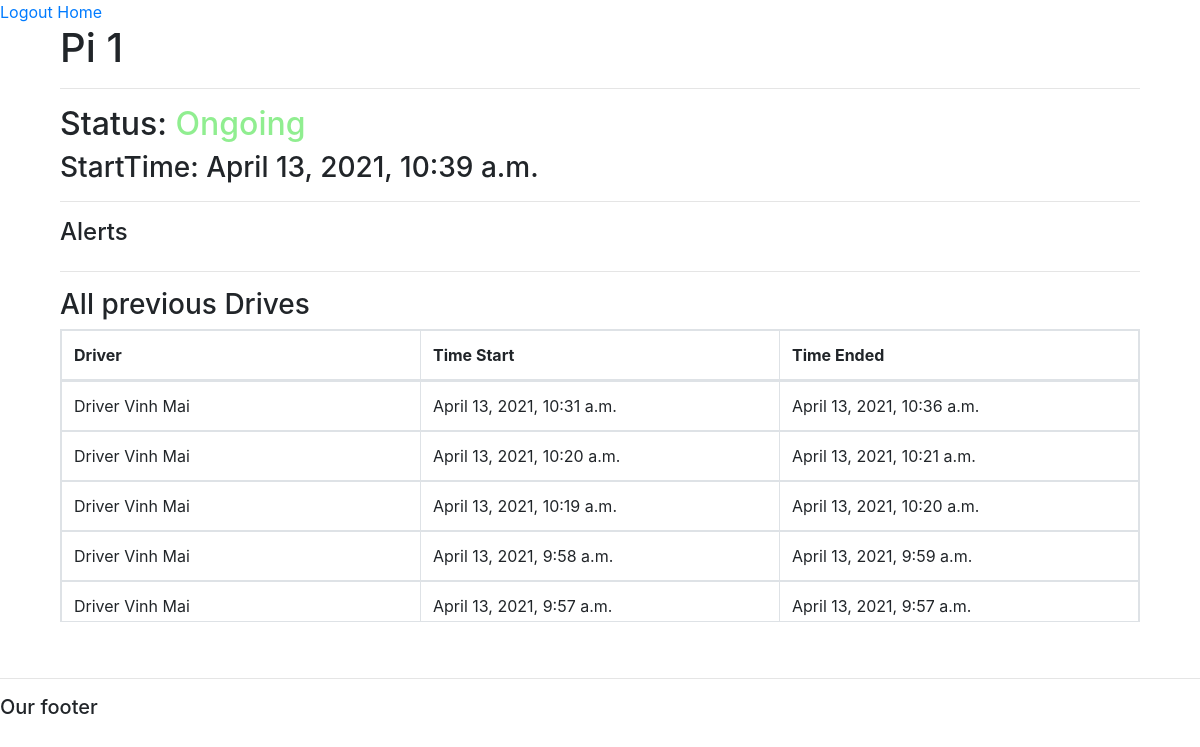
The app's page /drives/drives_of_pi/1/, older data.
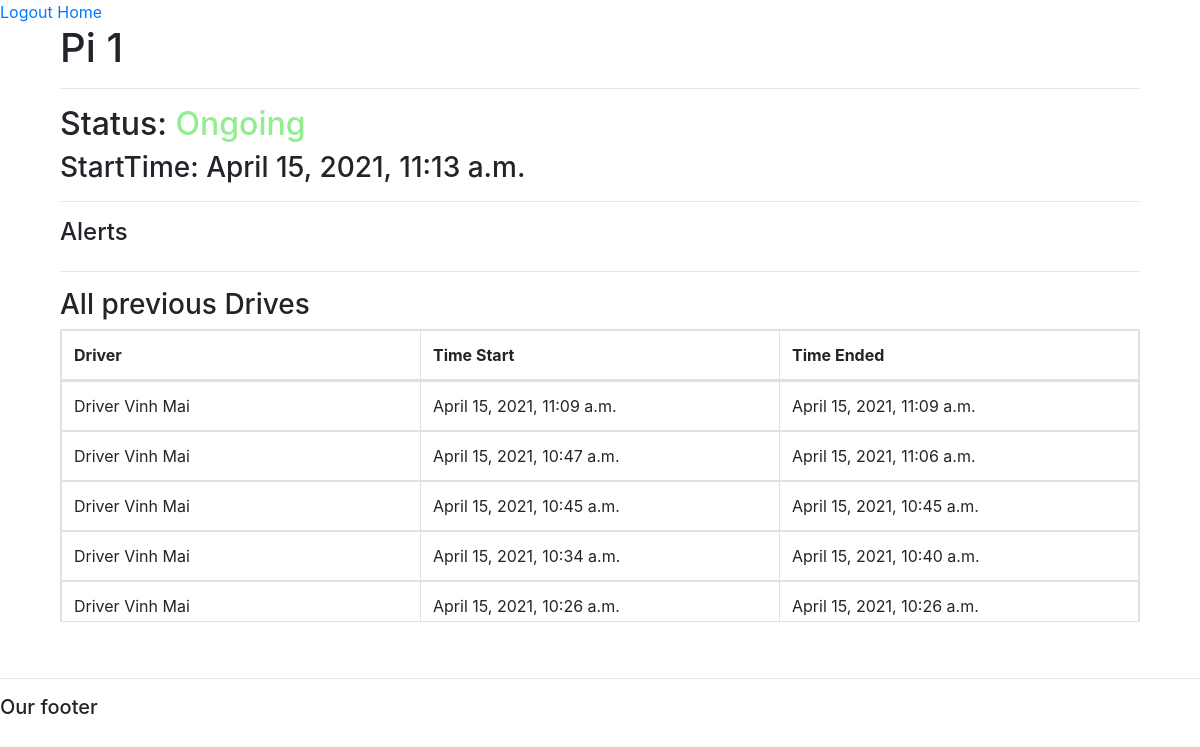
The same page, newer data.
### realtime/models.py (models this page shows, shortened)
class Drive(models.Model):
    STATUS = (
        ("ongoing", "ongoing"),
        ("ended", "ended"),
    )
    device = models.ForeignKey(RaspDevice, null=True, on_delete=models.CASCADE)
    startTime = models.DateTimeField(null=True)
    status = models.CharField(max_length=20, choices=STATUS)
    endTime = models.DateTimeField(null=True)

### accounts/models.py (models this page shows, shortened)
class RaspDevice(models.Model):
    STATUS = (
        ("online", "online"),
        ("offline", "offline"),
    )
    name = models.CharField(max_length=50)
    car = models.OneToOneField(Car, null=True, on_delete=models.SET_NULL)
    status = models.CharField(max_length=50, null=True, blank=True, choices=STATUS)
    lastActive = models.DateTimeField(null=True, blank=True)
    date_created = models.DateTimeField(auto_now_add=True)
    def __str__(self):
        return self.name

class Car(models.Model):
    name = models.CharField(max_length=50)
    driver = models.ForeignKey(Driver, null=True, on_delete=models.CASCADE)
    licensePlate = models.CharField(max_length=10, null=True)
    boughtDate = models.DateTimeField(auto_now_add=True, null=True)

class Driver(models.Model):
    profile = models.OneToOneField(Profile, null=True, on_delete=models.CASCADE)
    licenseDriver = models.CharField(max_length=10, null=True, blank=True)
    def __str__(self):
        return "Driver " + self.profile.name

class Profile(models.Model):
    ROLES = (
        ("admin", "admin"),
        ("driver", "driver"),
    )
    user = models.OneToOneField(User, null=True, blank=True, on_delete=models.CASCADE)
    name = models.CharField(max_length=50)
    phone = models.CharField(max_length=20, null=True, blank=True)
    role = models.CharField(max_length=20, choices=ROLES)
    email = models.CharField(max_length=30, null=True, blank=True)
    date_created = models.DateTimeField(auto_now_add=True)

### realtime/views.py (the view)
# urls.py: path("drives_of_pi/<str:id>/", views.drivesOfPi, name="drivesOfPi"),
def drivesOfPi(request, id):
    piDevice = RaspDevice.objects.get(id=id)
    previousDrives = (
        piDevice.drive_set.all().filter(status="ended").order_by("-startTime")
    )
    onDrive = (
        piDevice.drive_set.all().get(status="ongoing")
        if piDevice.status == "online"
        else None
    )
    context = {"pi": piDevice, "previousDrives": previousDrives, "onDrive": onDrive}
    return render(request, "drivesOfPi.html", context)

### realtime/templates/drivesOfPi.html (shortened to what this page needs)
{% extends 'accounts/main.html' %} {% load static %} {% block content %}
<div class="container">
    <div class="container">
        <h1>{{ pi }}</h1>
        <hr>
        <div class="info">
            {% if pi.status == 'online' %}
            <h2>Status: <span style="color: lightgreen;">Ongoing</span></h2>
            <h3>StartTime: {{ onDrive.startTime }}</h3>
            {% else %}
            <h2>Status: <span style="color: gray;">Ended</span></h2>
            {% endif %}
        </div>
        <hr>
        <div class="alert-container">
            <h4>Alerts</h4>
        </div>
        <hr>
        <div class="historyTable">
            <h3>All previous Drives</h3>
            <div>
                <table class="table table-bordered">
                    <thead>
                        <tr>
                            <th scope="col">Driver</th>
                            <th scope="col">Time Start</th>
                            <th scope="col">Time Ended</th>
                        </tr>
                    </thead>
                    <tbody id="myTable">
                        {% for drive in previousDrives %}
                        <tr>
                            <td>{{ drive.device.car.driver }}</td>
                            <td>{{ drive.startTime }}</td>
                            <td>{{ drive.endTime }}</td>
                        </tr>
                        {% endfor %}
                    </tbody>
                </table>
            </div>
        </div>
    </div>
    <br>
</div>
{% endblock %}

Row changes from the older to the newer data that the page shows:
no longer on this page (row edited): Drive: startTime "April 13, 2021, 10:39 a.m."
no longer on this page (row unchanged): Drive: device.car.driver "Driver Vinh Mai", startTime "April 13, 2021, 10:31 a.m.", endTime "April 13, 2021, 10:36 a.m."
no longer on this page (row unchanged): Drive: device.car.driver "Driver Vinh Mai", startTime "April 13, 2021, 10:20 a.m.", endTime "April 13, 2021, 10:21 a.m."
no longer on this page (row unchanged): Drive: device.car.driver "Driver Vinh Mai", startTime "April 13, 2021, 10:19 a.m.", endTime "April 13, 2021, 10:20 a.m."
no longer on this page (row unchanged): Drive: device.car.driver "Driver Vinh Mai", startTime "April 13, 2021, 9:58 a.m.", endTime "April 13, 2021, 9:59 a.m."
no longer on this page (row unchanged): Drive: device.car.driver "Driver Vinh Mai", startTime "April 13, 2021, 9:57 a.m.", endTime "April 13, 2021, 9:57 a.m."
added Drive: startTime "April 15, 2021, 11:13 a.m."
added Drive: device.car.driver "Driver Vinh Mai", startTime "April 15, 2021, 11:09 a.m.", endTime "April 15, 2021, 11:09 a.m."
added Drive: device.car.driver "Driver Vinh Mai", startTime "April 15, 2021, 10:47 a.m.", endTime "April 15, 2021, 11:06 a.m."
added Drive: device.car.driver "Driver Vinh Mai", startTime "April 15, 2021, 10:45 a.m.", endTime "April 15, 2021, 10:45 a.m."
added Drive: device.car.driver "Driver Vinh Mai", startTime "April 15, 2021, 10:34 a.m.", endTime "April 15, 2021, 10:40 a.m."
added Drive: device.car.driver "Driver Vinh Mai", startTime "April 15, 2021, 10:26 a.m.", endTime "April 15, 2021, 10:26 a.m."
